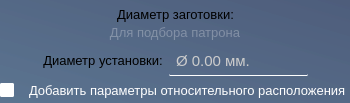
          <widget class="QWidget" name="widget_2" native="true">
           <property name="styleSheet">
            <string notr="true">QWidget {
	background: qlineargradient(spread:pad, x1:0, y1:1, x2:1, y2:0, stop:0 rgba(39, 72, 109, 129), stop:1 rgba(21, 41, 81, 129))
}</string>
           </property>
           <layout class="QVBoxLayout" name="verticalLayout_6">
            <property name="leftMargin">
             <number>0</number>
            </property>
            <property name="topMargin">
             <number>5</number>
            </property>
            <property name="rightMargin">
             <number>0</number>
            </property>
            <property name="bottomMargin">
             <number>5</number>
            </property>
            <item>
             <layout class="QVBoxLayout" name="verticalLayout_3">
              <property name="spacing">
               <number>0</number>
              </property>
              <property name="topMargin">
               <number>0</number>
              </property>
              <item>
               <layout class="QHBoxLayout" name="horizontalLayout_7">
                <property name="topMargin">
                 <number>0</number>
                </property>
                <item>
                 <spacer name="horizontalSpacer_7">
                  <property name="orientation">
                   <enum>Qt::Orientation::Horizontal</enum>
                  </property>
                  <property name="sizeHint" stdset="0">
                   <size>
                    <width>40</width>
                    <height>20</height>
                   </size>
                  </property>
                 </spacer>
                </item>
                <item>
                 <widget class="QLabel" name="label_9">
                  <property name="sizePolicy">
                   <sizepolicy hsizetype="Preferred" vsizetype="Maximum">
                    <horstretch>0</horstretch>
                    <verstretch>0</verstretch>
                   </sizepolicy>
                  </property>
                  <property name="font">
                   <font>
                    <pointsize>10</pointsize>
                   </font>
                  </property>
                  <property name="styleSheet">
                   <string notr="true">background:none;
border: none</string>
                  </property>
                  <property name="text">
                   <string>Диаметр заготовки:</string>
                  </property>
                  <property name="alignment">
                   <set>Qt::AlignmentFlag::AlignCenter</set>
                  </property>
                 </widget>
                </item>
                <item>
                 <spacer name="horizontalSpacer_8">
                  <property name="orientation">
                   <enum>Qt::Orientation::Horizontal</enum>
                  </property>
                  <property name="sizeHint" stdset="0">
                   <size>
                    <width>40</width>
                    <height>20</height>
                   </size>
                  </property>
                 </spacer>
                </item>
               </layout>
              </item>
              <item>
               <widget class="QLabel" name="label_14">
                <property name="sizePolicy">
                 <sizepolicy hsizetype="Preferred" vsizetype="Maximum">
                  <horstretch>0</horstretch>
                  <verstretch>0</verstretch>
                 </sizepolicy>
                </property>
                <property name="font">
                 <font>
                  <pointsize>10</pointsize>
                 </font>
                </property>
                <property name="styleSheet">
                 <string notr="true">background:none;
border: none;
color: rgba(255, 255, 255, 70)
</string>
                </property>
                <property name="text">
                 <string>Для подбора патрона</string>
                </property>
                <property name="alignment">
                 <set>Qt::AlignmentFlag::AlignCenter</set>
                </property>
               </widget>
              </item>
             </layout>
            </item>
            <item>
             <layout class="QHBoxLayout" name="horizontalLayout_4">
              <property name="topMargin">
               <number>0</number>
              </property>
              <item>
               <spacer name="horizontalSpacer_5">
                <property name="orientation">
                 <enum>Qt::Orientation::Horizontal</enum>
                </property>
                <property name="sizeHint" stdset="0">
                 <size>
                  <width>40</width>
                  <height>20</height>
                 </size>
                </property>
               </spacer>
              </item>
              <item>
               <widget class="QLabel" name="label_8">
                <property name="sizePolicy">
                 <sizepolicy hsizetype="Preferred" vsizetype="Maximum">
                  <horstretch>0</horstretch>
                  <verstretch>0</verstretch>
                 </sizepolicy>
                </property>
                <property name="font">
                 <font>
                  <pointsize>10</pointsize>
                 </font>
                </property>
                <property name="styleSheet">
                 <string notr="true">background:none;
border: none</string>
                </property>
                <property name="text">
                 <string>Диаметр установки:</string>
                </property>
                <property name="alignment">
                 <set>Qt::AlignmentFlag::AlignCenter</set>
                </property>
               </widget>
              </item>
              <item alignment="Qt::AlignmentFlag::AlignHCenter">
               <widget class="QDoubleSpinBox" name="double_spin_start_diameter">
                <property name="sizePolicy">
                 <sizepolicy hsizetype="Minimum" vsizetype="Maximum">
                  <horstretch>0</horstretch>
                  <verstretch>0</verstretch>
                 </sizepolicy>
                </property>
                <property name="minimumSize">
                 <size>
                  <width>0</width>
                  <height>30</height>
                 </size>
                </property>
                <property name="styleSheet">
                 <string notr="true">QDoubleSpinBox {
	padding: 2 5 2 5;	
	border: none;
	border-bottom: 1px solid white;
	border-radius: 1px;
	background: rgba(255, 255, 255, 0);
	transition: color 0.3s ease;
	transition: border-bottom 0.4s ease;
	color: rgb(204, 204, 204);
	font-size: 11pt;
}

QDoubleSpinBox:disabled {
	color: rgb(120, 106, 107);
	background: rgba(255, 255, 255, 20);
}

QDoubleSpinBox:hover {
	color: rgb(255, 255, 255)
}

QDoubleSpinBox:pressed {
	border-bottom: 1px solid white;
}
</string>
                </property>
                <property name="prefix">
                 <string>Ø </string>
                </property>
                <property name="suffix">
                 <string> мм.</string>
                </property>
                <property name="maximum">
                 <double>10000.000000000000000</double>
                </property>
               </widget>
              </item>
              <item>
               <spacer name="horizontalSpacer_6">
                <property name="orientation">
                 <enum>Qt::Orientation::Horizontal</enum>
                </property>
                <property name="sizeHint" stdset="0">
                 <size>
                  <width>40</width>
                  <height>20</height>
                 </size>
                </property>
               </spacer>
              </item>
             </layout>
            </item>
            <item alignment="Qt::AlignmentFlag::AlignHCenter">
             <widget class="QCheckBox" name="checkBox">
              <property name="font">
               <font>
                <pointsize>10</pointsize>
               </font>
              </property>
              <property name="styleSheet">
               <string notr="true">QCheckBox::indicator {      
 width: 10px;          
  height: 10px;    
  border: 2px solid white;         
  border-radius: 2px; /* Скругленные углы */          
  background-color: #FFFFFF;      
}
QCheckBox {
	spacing: 15px; /* Расстояние между квадратиком и текстом */          
	border: none;	
	color: rgb(255, 255, 255) ;	
	background: none;
	font-size: 10pt;
	margin-right: 0px
}
QCheckBox::indicator:checked {
  width: 10px;          
  height: 10px;         
  border: 2px solid white;         
  border-radius: 2px; /* Скругленные углы */          
  background-color: rgb(77, 77, 77);    
}
QCheckBox::indicator:hover {
  width: 10px;          
  height: 10px;         
  border: 2px solid rgb(136, 136, 136);         
  border-radius: 2px; /* Скругленные углы */          
  background-color: rgb(77, 77, 77);         
}
QCheckBox::indicator:disabled {
  width: 10px;          
  height: 10px;         
  border: 2px solid rgb(136, 136, 136);         
  border-radius: 2px; /* Скругленные углы */          
  background-color: rgb(86, 86, 86);         
}</string>
              </property>
              <property name="text">
               <string>Добавить параметры относительного расположения </string>
              </property>
             </widget>
            </item>
           </layout>
          </widget>
